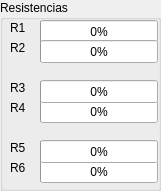
   <widget class="QGroupBox" name="groupBox_15">
    <property name="geometry">
     <rect>
      <x>630</x>
      <y>320</y>
      <width>161</width>
      <height>191</height>
     </rect>
    </property>
    <property name="title">
     <string>Resistencias</string>
    </property>
    <widget class="QProgressBar" name="progressBar_r01">
     <property name="geometry">
      <rect>
       <x>40</x>
       <y>20</y>
       <width>118</width>
       <height>23</height>
      </rect>
     </property>
     <property name="value">
      <number>0</number>
     </property>
    </widget>
    <widget class="QProgressBar" name="progressBar_r02">
     <property name="geometry">
      <rect>
       <x>40</x>
       <y>40</y>
       <width>118</width>
       <height>23</height>
      </rect>
     </property>
     <property name="value">
      <number>0</number>
     </property>
    </widget>
    <widget class="QProgressBar" name="progressBar_r04">
     <property name="geometry">
      <rect>
       <x>40</x>
       <y>100</y>
       <width>118</width>
       <height>23</height>
      </rect>
     </property>
     <property name="value">
      <number>0</number>
     </property>
    </widget>
    <widget class="QProgressBar" name="progressBar_r03">
     <property name="geometry">
      <rect>
       <x>40</x>
       <y>80</y>
       <width>118</width>
       <height>23</height>
      </rect>
     </property>
     <property name="value">
      <number>0</number>
     </property>
    </widget>
    <widget class="QProgressBar" name="progressBar_r06">
     <property name="geometry">
      <rect>
       <x>40</x>
       <y>160</y>
       <width>118</width>
       <height>23</height>
      </rect>
     </property>
     <property name="value">
      <number>0</number>
     </property>
    </widget>
    <widget class="QProgressBar" name="progressBar_r05">
     <property name="geometry">
      <rect>
       <x>40</x>
       <y>140</y>
       <width>118</width>
       <height>23</height>
      </rect>
     </property>
     <property name="value">
      <number>0</number>
     </property>
    </widget>
    <widget class="QLabel" name="label_15">
     <property name="geometry">
      <rect>
       <x>10</x>
       <y>20</y>
       <width>21</width>
       <height>16</height>
      </rect>
     </property>
     <property name="text">
      <string>R1</string>
     </property>
    </widget>
    <widget class="QLabel" name="label_18">
     <property name="geometry">
      <rect>
       <x>10</x>
       <y>40</y>
       <width>21</width>
       <height>16</height>
      </rect>
     </property>
     <property name="text">
      <string>R2</string>
     </property>
    </widget>
    <widget class="QLabel" name="label_20">
     <property name="geometry">
      <rect>
       <x>10</x>
       <y>80</y>
       <width>21</width>
       <height>16</height>
      </rect>
     </property>
     <property name="text">
      <string>R3</string>
     </property>
    </widget>
    <widget class="QLabel" name="label_33">
     <property name="geometry">
      <rect>
       <x>10</x>
       <y>100</y>
       <width>21</width>
       <height>16</height>
      </rect>
     </property>
     <property name="text">
      <string>R4</string>
     </property>
    </widget>
    <widget class="QLabel" name="label_34">
     <property name="geometry">
      <rect>
       <x>10</x>
       <y>140</y>
       <width>21</width>
       <height>16</height>
      </rect>
     </property>
     <property name="text">
      <string>R5</string>
     </property>
    </widget>
    <widget class="QLabel" name="label_35">
     <property name="geometry">
      <rect>
       <x>10</x>
       <y>160</y>
       <width>21</width>
       <height>16</height>
      </rect>
     </property>
     <property name="text">
      <string>R6</string>
     </property>
    </widget>
   </widget>
